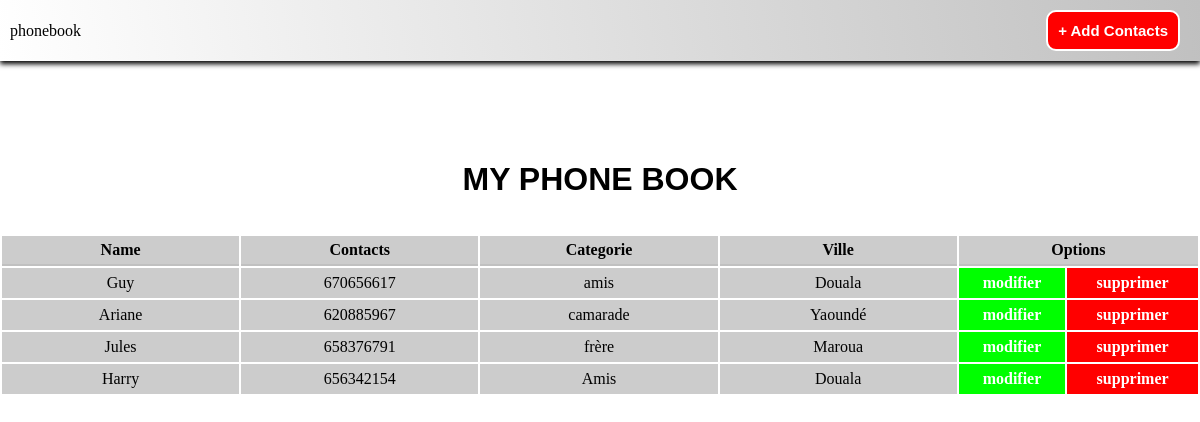
Before: /annuaire/ with the older database file.
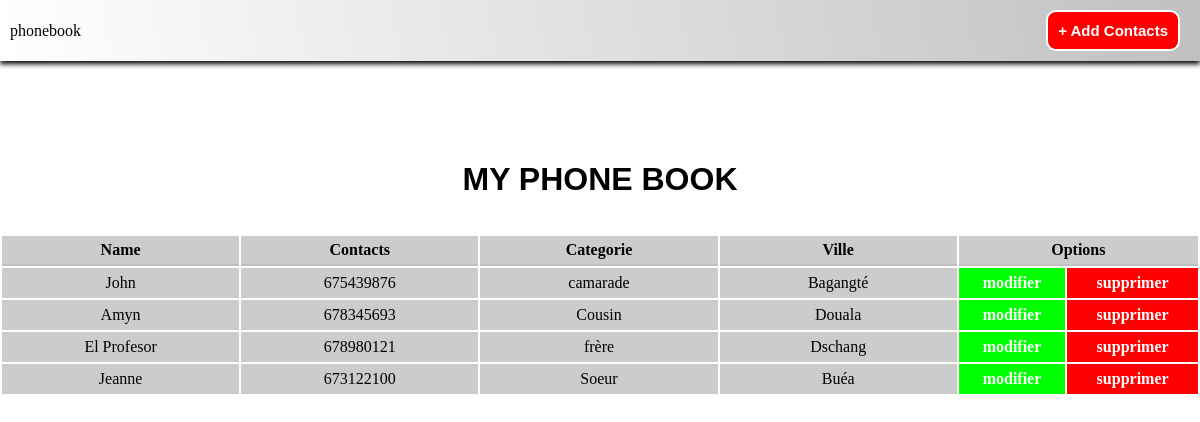
After: the same page with the newer database file.
### phonebook_django/models.py (models this page shows)
class Contact(models.Model):
    name = models.CharField(max_length = 64, unique = True, verbose_name = "Nom")
    phoneNumber = models.IntegerField(unique = True, verbose_name = "Numéro téléphonique")
    categorie = models.CharField();
    city = models.CharField(verbose_name = "Ville de résidence")

### phonebook_django/views.py (the view)
# urls.py: path('', views.phonebook, name = "phonebook"),
def phonebook(request):
    context = {"contacts" : Contact.objects.all()}
    return render(request, "phonebook_django/phonebook.html", context)

### phonebook_django/templates/phonebook_django/phonebook.html (shortened to what this page needs)
{% load static %}
<!Doctype html>
<html>
    <head>
        <link rel="stylesheet" href="{% static 'phonebook_django/css/style.css' %}">
    </head>
    <body>
        <header class="main-header">
            <nav class="nav-bar">
                <div class="phonebook">phonebook</div>
                <button class="add"><a href="{% url 'phonebook_django:addContact' %}">+ Add Contacts</a></button>
            </nav>
        </header>
        <h1 class="title">MY PHONE BOOK  </h1><br><br>
         <table class="list-contact">
            <tr class="head">
                <th>Name</th>
                <th>Contacts</th>
                <th>Categorie</th>
                <th>Ville</th>
                <th colspan="2">Options</th>
            </tr>
            {% for contact in contacts %}
                <tr>
                    <td>{{ contact.name }}</td>
                    <td>{{ contact.phoneNumber }}</td>
                    <td>{{ contact.categorie }}</td>
                    <td>{{ contact.city }}</td>
                    <td id="edit"><a href="{% url 'phonebook_django:edit' contact.id %}">modifier</a></td>
                    <td id="delete"><a href="{% url 'phonebook_django:remove' contact.id %}">supprimer</a></td>
                </tr>
            {% endfor %}
         </table>
    </body>
</html>

### phonebook_django/static/phonebook_django/css/style.css (style rules this page uses)
* { margin:0; padding:0; box-sizing:border-box; }
.title { text-align:center; color:black; font-weight:bolder; font-family:'Trebuchet MS', 'Lucida Sans Unicode', 'Lucida Grande', 'Lucida Sans', Arial, sans-serif; }
.nav-bar { display:flex; justify-content: space-between; align-items:center; padding:0 10px; background-image: linear-gradient(80deg, white, silver); box-shadow: 0px 3px 5px black; margin-bottom:100px; }
.phonebook { width:100px; height:100%; }
.add { background:red; padding:10px; margin:10px; border:solid white 2px; border-radius:10px; color:white; font-size:15px; font-weight:bolder; }
.add a { text-decoration:none; color:white; font-weight:bold; }
.list-contact { width:100%; box-shadow: rgba(0, 0, 0, 0.8); }
th { border-bottom:solid silver 2px; width:20%; }
tr { background :#ccc; height:30px; }
td { text-align:center; }
td a { text-decoration:none; color:white; font-weight:bold; }
#edit { background-color:lime; }
#delete { background:red; }

Changed rows visible on the page:
removed Contact: name "Guy", phoneNumber "670656617", categorie "amis", city "Douala"
removed Contact: name "Ariane", phoneNumber "620885967", categorie "camarade", city "Yaoundé"
removed Contact: name "Jules", phoneNumber "658376791", categorie "frère", city "Maroua"
removed Contact: name "Harry", phoneNumber "656342154", categorie "Amis", city "Douala"
added Contact: name "John", phoneNumber "675439876", categorie "camarade", city "Bagangté"
added Contact: name "Amyn", phoneNumber "678345693", categorie "Cousin", city "Douala"
added Contact: name "El Profesor", phoneNumber "678980121", categorie "frère", city "Dschang"
added Contact: name "Jeanne", phoneNumber "673122100", categorie "Soeur", city "Buéa"
